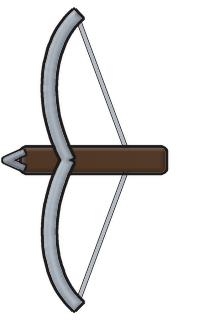
#> input picture assets/gear/weapon/arbalest/Bow.png, 200 x 320 px, found by its file name
$ python import_bows.py
#> lines starting #> are read from the running program, lines starting #| are printed output that depends on the picture
#> in main, im is the input picture: PIL image 200x320 RGBA; mean R, G, B, A 19.4, 18.7, 18.7, 43.1
"""Makes the bow art from the archer characters' own bows (assets/skins/<skin>/Bow.png): there are
no bows in the weapon packs, but every archer skin draws one, from a plain stave to gilded.

  assets/gear/weapon/<id>/Bow.png   - in the hand: the skin's image as it is, so a Desert Scout
                                      hireling (on the archer rig) holds the bow it has equipped
  assets/gear/weapon/<id>/icon.png  - in the bag: fitted upright into its 2 x 3 cells

ART maps a bow base (LootGenerator.WEAPON_BASES) to the skin whose bow it uses, plainest first.

Usage:  python tools/import_bows.py
"""
import os

from PIL import Image

HERE = os.path.dirname(__file__)
SKINS = os.path.join(HERE, "..", "assets", "skins")
ROOT = os.path.join(HERE, "..", "assets", "gear", "weapon")
CELL = 96  # icon pixels per bag cell (as tools/import_weapons.py)
CELLS = (2, 3)

ART = {
    "hunting_bow": "skeleton_archer_1",
    "short_bow": "forest_ranger_1",
    "recurve_bow": "elf_archer_2",
    "composite_bow": "forest_ranger_2",
    "long_bow": "archer_2",
    "war_bow": "skeleton_hunter_3",
    "serpent_bow": "archer_3",
    "moonlit_bow": "undead_archer_2",
    "gilded_warbow": "archer_guy",
}


def fit(im, w, h):
    """`im` cropped to its picture and centred in a w x h canvas, as big as fits (with a margin)."""
#> called with w = 192, h = 288
    im = im.crop(im.getbbox())
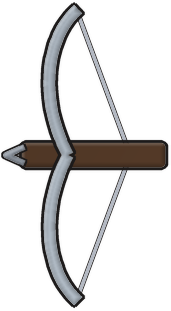
#> im: PIL image 171x311 RGBA; mean R, G, B, A 23.3, 22.5, 22.5, 51.9; transparent parts drawn white
    s = min((w * 0.92) / im.width, (h * 0.92) / im.height)
#> s = 0.852
    im = im.resize((max(1, int(im.width * s)), max(1, int(im.height * s))), Image.LANCZOS)
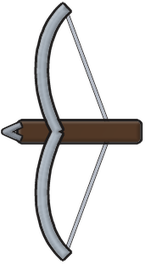
#> im: PIL image 145x264 RGBA; mean R, G, B, A 22, 21.2, 21.1, 51.8; transparent parts drawn white
    out = Image.new("RGBA", (w, h))
#> out: PIL image 192x288 RGBA; every value is 0
    out.alpha_composite(im, ((w - im.width) // 2, (h - im.height) // 2))
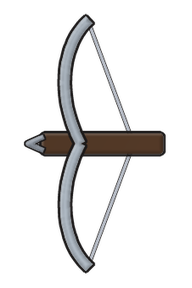
#> out: PIL image 192x288 RGBA; mean R, G, B, A 15.2, 14.7, 14.6, 35.8; transparent parts drawn white
    return out


def main():
    for bid, skin in ART.items():
        im = Image.open(os.path.join(SKINS, skin, "Bow.png")).convert("RGBA")
        d = os.path.join(ROOT, bid)
        os.makedirs(d, exist_ok=True)
        im.save(os.path.join(d, "Bow.png"))
        fit(im, CELLS[0] * CELL, CELLS[1] * CELL).save(os.path.join(d, "icon.png"))
    print("wrote %d bows under %s" % (len(ART), os.path.abspath(ROOT)))


if __name__ == "__main__":
    main()
